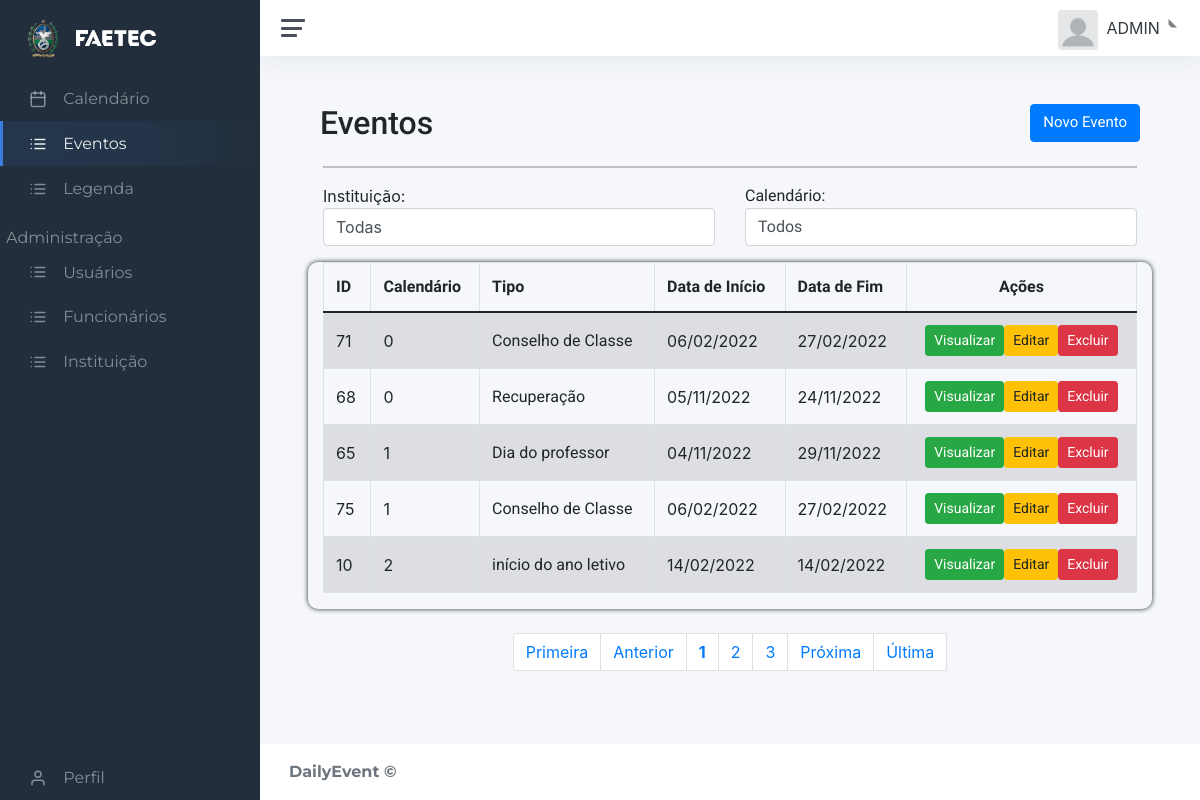
The page /static/dash.php?page=lista_eve (signed in) on the database its author committed.
### tables this page shows
CREATE TABLE IF NOT EXISTS `legenda` (
  `id_leg` int(11) NOT NULL AUTO_INCREMENT,
  `tipo_evento` varchar(50) DEFAULT NULL,
  `desc_leg` varchar(60) DEFAULT NULL,
  `simbolo_leg` varchar(100) DEFAULT NULL,
  `sigla_leg` varchar(4) DEFAULT NULL,
  `cor_leg` varchar(9) DEFAULT NULL,
  PRIMARY KEY (`id_leg`)
);

### static/contents/evento/lista_eve.php (the view, shortened to what this page needs)
<link rel="stylesheet" href="../static/css/content.css">
<link rel="stylesheet" href="../static/css/crud.css">
<div id="main" class="container-fluid">
	<div id="top" class="row">
		<div class="d-flex justify-content-between">
			<h2 class="evento">Eventos</h2>
			<a href="?page=addeve" class="btn btn-primary pull-right h2">Novo Evento</a>
		</div>
	</div>
	<hr/>
	<form action="?page=lista_eve" method="post" >
		<div class="d-flex row justify-content-between" >
			<?php if($_SESSION['UsuarioNivel'] == 2){ ?>
			<div class="form-group col-md-6 col-sm">
				Instituição:
				<select name="ue" class="form-control " action="post" onchange='formreact(this.value,"lista_eve")';>
				<option value="none">Todas</option>
				<?php
			    echo "</select>
				</div>";}
				?>
			<div class="td-indicador form-group col-md-6">
				Calendário:
				<select name="calendario" class="form-control " id="reactive" action="post" onchange='this.form.submit()';>
				<option value="none">Todos</option>
				<?php
				echo "</select>
			</div>
		</div>";
	echo "</form>";
	?>
	<div id="bloco-list-pag">
		<div class="table-all    row">
			<div class="table-responsive col-md-12">
				<?php
					$quantidade = 5;
					$pagina = (isset($_GET['pagina'])) ? (int)$_GET['pagina'] : 1;
					$inicio = ($quantidade * $pagina) - $quantidade;
					if(isset($_POST['calendario']) && $_POST['calendario'] !== 'none'){
						$eventos = mysqli_query($con, "select *,(SELECT act_tmp FROM tmp_eve WHERE act_tmp='del' && tmp_eve.id_evento = eventos.id_evento) as act_tmp, (SELECT id_tmp FROM tmp_eve WHERE act_tmp='del' && tmp_eve.id_evento = eventos.id_evento) as id_tmp FROM eventos WHERE id_calendario='".$_POST['calendario']."' && id_evento not in (SELECT id_evento  FROM tmp_eve WHERE not act_tmp = 'del') union all SELECT * FROM tmp_eve wHERE id_calendario ='".$_POST['calendario']."' && NOT act_tmp = 'del' order by id_calendario ASC limit $inicio, $quantidade;") or die(mysqli_error());
						$sqlTotal 		= "select id_evento from eventos where id_calendario = '".$_POST['calendario']."';";
					}
					else{
						if($_SESSION['UsuarioNivel'] == 2){
							$eventos = mysqli_query($con, "select *,(SELECT act_tmp FROM tmp_eve WHERE act_tmp='del' && tmp_eve.id_evento = eventos.id_evento) as act_tmp, (SELECT id_tmp FROM tmp_eve WHERE act_tmp='del' && tmp_eve.id_evento = eventos.id_evento) as id_tmp FROM eventos WHERE id_evento not in (SELECT id_evento  FROM tmp_eve WHERE not act_tmp = 'del') union all SELECT * FROM tmp_eve wHERE NOT act_tmp = 'del' order by id_calendario ASC limit $inicio, $quantidade;") or die(mysqli_error());
							$sqlTotal 		= "select id_evento from eventos;";
						}
					}
					echo "<table class='table table-striped' cellspacing='0' cellpading='0'>";
					echo "<thead><tr>";
					echo "<td class='td-indicador'><strong>ID</strong></td>";
					echo "<td class='td-indicador'><strong><span class='d-inline-block d-sm-none'>Cal.</span><span class='d-none d-sm-inline-block'>Calendário</span></strong></td>";
					echo "<td class='td-indicador'><strong>Tipo</strong></td>";
					echo "<td class='td-indicador d-none d-sm-table-cell'><strong>Data de Início</strong></td>";
					echo "<td class='td-indicador d-none d-sm-table-cell'><strong>Data de Fim</strong></td>";
					echo "<td class='td-center'><strong>Ações</strong></td>";
					echo "</tr></thead><tbody>";
				if(!empty($eventos)){
					while(($info = mysqli_fetch_array($eventos))){
							$tipo_evento = mysqli_query($con, "select tipo_evento from legenda where id_leg = '".$info['id_leg']."';");
							echo "<tr>";
							echo "<td style=''>".(($info['act_tmp'] != 'add')?$info['id_evento']:'')." <span class='badge badge-pill badge-";
							if($info['act_tmp'] != null){
							if($info['act_tmp'] == 'del'){
								echo "danger'>Exclusão</span>";
							}else if($info['act_tmp'] == 'edit'){
								echo "warning'>Edição</span>";
							} else if($info['act_tmp'] == 'add'){
								echo "info'>Adição</span>";
							}}
							else {
								echo "'></span>";
							}
							echo "</td>";
							echo "<td class='teste'>".$info['id_calendario']."</td>";
							echo "<td class='td-info'>".mysqli_fetch_array($tipo_evento)[0]." </td>";
							echo "<td class='d-none d-sm-table-cell'><span class='d-none d-sm-inline-block'>".date('d/m/Y',strtotime($info[1]))."</span><span class='d-inline-block d-sm-none'>".date('d/m',strtotime($info[1]))."</span></td>";
							echo "<td class='d-none d-sm-table-cell'><span class='d-none d-sm-inline-block'>".date('d/m/Y',strtotime($info[2]))."</span><span class='d-inline-block d-sm-none'>".date('d/m',strtotime($info[2]))."</span></td>";
							echo "<td class='actions btn-group-sm td-center'>";
							if($info['act_tmp'] != null){
								echo "<a class='btn btn-success btn-xs d-none d-sm-inline-block' href=?page=view_eve&id_tmp=".$info['id_tmp']."&status=".$info['act_tmp']."&id_evento=".$info['id_evento']."> Visualizar </a>";
								echo "<a class='btn btn-success btn-xs d-inline-block d-sm-none' href=?page=view_eve&id_tmp=".$info['id_tmp']."&status=".$info['act_tmp']."&id_evento=".$info['id_evento']."><i class='align-middle' data-feather='eye'></i></a>";
								echo "<a class='btn btn-warning btn-xs d-none d-sm-inline-block' href=?page=edit_eve&id_tmp=".$info['id_tmp']."&status=".$info['act_tmp']."&id_evento=".$info['id_evento']."> Editar </a>";
								echo "<a class='btn btn-warning btn-xs d-inline-block d-sm-none' href=?page=edit_eve&id_tmp=".$info['id_tmp']."&status=".$info['act_tmp']."&id_evento=".$info['id_evento']."><i class='align-middle' data-feather='edit'></i></a>";
								echo "<a class='btn btn-danger btn-xs d-none d-sm-inline-block' href=?page=excluir_eve&id_tmp=".$info['id_tmp']."&status=".$info['act_tmp']."&id_evento=".$info['id_evento']." >Cancelar</a>";
								echo "<a class='btn btn-danger btn-xs d-inline-block d-sm-none' href=?page=excluir_eve&id_tmp=".$info['id_tmp']."&status=".$info['act_tmp']."&id_evento=".$info['id_evento']."><i class='align-middle' data-feather='trash'></i></a></td></tr>";
							}
							else{
								echo "<a class='btn btn-success btn-xs d-none d-sm-inline-block' href=?page=view_eve&id_evento=".$info['id_evento']."&status=active> Visualizar </a>";
								echo "<a class='btn btn-warning btn-xs d-none d-sm-inline-block' href=?page=edit_eve&id_evento=".$info['id_evento']."&status=active> Editar </a>";
								echo "<a class='btn btn-danger btn-xs d-none d-sm-inline-block' href=?page=excluir_eve&id_evento=".$info['id_evento']."&status=active> Excluir </a>";
								echo "<a class='btn btn-danger btn-xs d-inline-block d-sm-none' href=?page=excluir_eve&&id_evento=".$info['id_evento']."&status=active><i class='align-middle' data-feather='trash'></i></a></td></tr>";
							}
						}
				}
				else{
					echo "Este calendário não possui eventos";
				}
				echo "</tbody></table>";
			?>
		</div>
	</div>
	<br>
	<div id="bottom" class="row" >
			<div class="col-md-12">
				<?php
					if(!empty($sqlTotal)){
					$qrTotal  		= mysqli_query($con, $sqlTotal) or die (mysqli_error());
					$numTotal 		= mysqli_num_rows($qrTotal);
					$totalpagina = (ceil($numTotal/$quantidade)<=0) ? 1 : ceil($numTotal/$quantidade);
					$anterior = (($pagina-1) <= 0) ? 1 : $pagina - 1;
					$posterior = (($pagina+1) >= $totalpagina) ? $totalpagina : $pagina+1;
					echo "<ul class='pagination d-flex justify-content-center'>";
					echo "<li class='page-item d-none d-sm-inline-block'><a class='page-link' href='?page=lista_eve&pagina=1".((!empty($_POST['ue']))?'&ue='.$_POST['ue'].'&calendario='.$_POST['calendario']:'')."'> Primeira</a></li> ";
					echo "<li class='page-item d-none d-sm-inline-block'><a class='page-link' href='?page=lista_eve&pagina=$anterior".((!empty($_POST['ue']))?'&ue='.$_POST['ue'].'&calendario='.$_POST['calendario']:'')."'> Anterior</a></li> ";
					echo "<li class='page-item'><a class='page-link' href='?page=lista_eve&pagina=".$pagina.((!empty($_POST['ue']))?'&ue='.$_POST['ue'].'&calendario='.$_POST['calendario']:'')."'><strong>".$pagina."</strong></a></li> ";
					for($i = $pagina+1; $i < $pagina+3; $i++){
						if($i <= $totalpagina)
						echo "<li class='page-item'><a class='page-link' href='?page=lista_eve&pagina=".$i.((!empty($_POST['ue']))?'&ue='.$_POST['ue'].'&calendario='.$_POST['calendario']:'')."'> ".$i." </a></li> ";
					}
					echo "<li class='page-item d-none d-sm-inline-block'><a class='page-link' href='?page=lista_eve&pagina=$posterior".((!empty($_POST['ue']))?'&ue='.$_POST['ue'].'&calendario='.$_POST['calendario']:'')."'> Próxima</a></li> ";
					echo "<li class='page-item d-none d-sm-inline-block'><a class='page-link' href='?page=lista_eve&pagina=$totalpagina".((!empty($_POST['ue']))?'&ue='.$_POST['ue'].'&calendario='.$_POST['calendario']:'')."'> &Uacute;ltima</a></li>";
					echo "<li class='page-item d-inline-block d-sm-none'><a class='page-link' href='?page=lista_eve&pagina=$totalpagina".((!empty($_POST['ue']))?'&ue='.$_POST['ue'].'&calendario='.$_POST['calendario']:'')."'><i class='align-middle' data-feather='chevrons-right'></i></a></li></ul>";}
				?>
			</div>
		</div>
	</div>
</div>

### static/css/main.css (style rules this page uses)
#calendario table, th, td { border: 1px solid; }
.table-all { border-radius: 10px; box-shadow: 0px 0px 5px; }
.td-indicador { font-family: 'Raleway', sans-serif; }
.td-info { font-family: 'Roboto', sans-serif; }
.td-center { text-align:center; font-family: 'Raleway', sans-serif; }
.evento { font-family: 'Roboto', sans-serif; }
.btn { font-family: 'Roboto', sans-serif; font-size: 15px; }

### static/css/content.css (style rules this page uses)
.evento { font-family: 'Roboto', sans-serif; }
.btn { font-family: 'Roboto', sans-serif; font-size: 15px; }

### static/css/crud.css (style rules this page uses)
.table-all { border-radius: 10px; box-shadow: 0px 0px 5px; }
.td-indicador { font-family: 'Raleway', sans-serif; }
.td-info { font-family: 'Roboto', sans-serif; }
.td-center { text-align:center; font-family: 'Raleway', sans-serif; }

### rows shown on the page
legenda: tipo_evento "Conselho de Classe"
legenda: tipo_evento "Recuperação"
legenda: tipo_evento "Dia do professor"
legenda: tipo_evento "início do ano letivo"

### other values the page prints
$_SESSION['UsuarioNome'] "ADMIN"
$info['id_evento'] "71"
$info['id_calendario'] "0"
date('d/m/Y',strtotime($info[1])) "06/02/2022"
date('d/m/Y',strtotime($info[2])) "27/02/2022"
$info['id_evento'] "68"
date('d/m/Y',strtotime($info[1])) "05/11/2022"
date('d/m/Y',strtotime($info[2])) "24/11/2022"
$info['id_evento'] "65"
$info['id_calendario'] "1"
date('d/m/Y',strtotime($info[1])) "04/11/2022"
date('d/m/Y',strtotime($info[2])) "29/11/2022"
$info['id_evento'] "75"
$info['id_evento'] "10"
$info['id_calendario'] "2"
